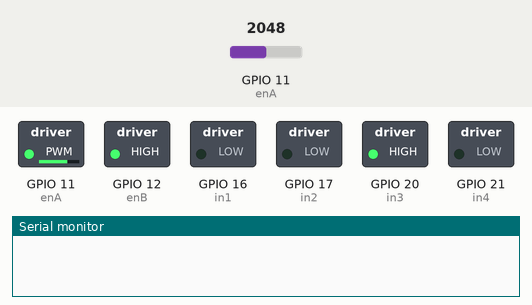
Recording of a sketch running on a simulated ESP32-S3. On the bench: switched loads named in the sketch (green lamp = pin HIGH), the last lines printed to the serial monitor. The test bench sets the inputs (shaded band); at power-on: GPIO 11 (enA) = 2048.

Above: at 0.1 s.
At 4.1 s:
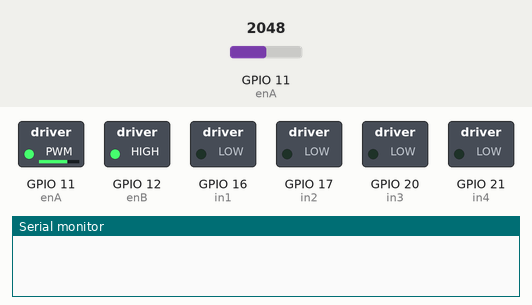
At 9.95 s:
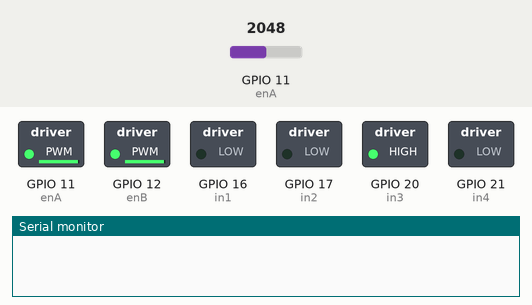
At 15.3 s:
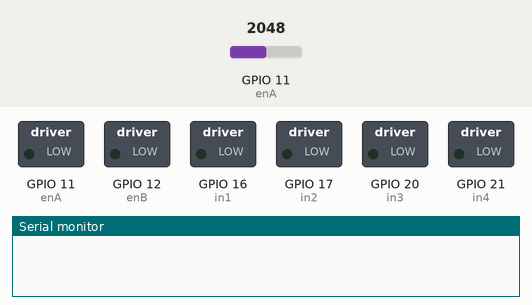
At 24.98 s:
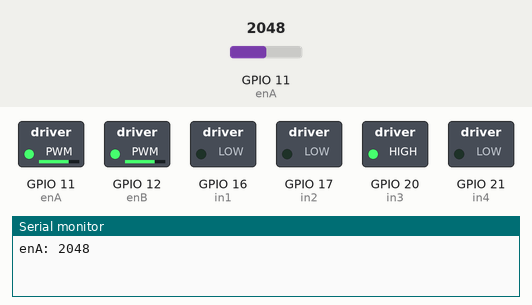
At 34.5 s:
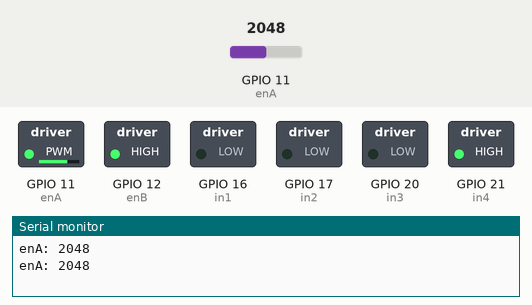
Timing chart, 0 to 40.0 s (numbered marks = the images above):
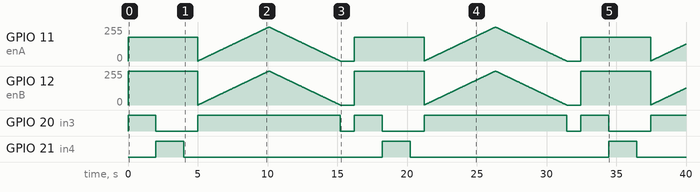

The sketch:

motor_L293d_2.ino
```cpp
// Motor X connections
int enA = 11;
int in1 = 16;
int in2 = 17;
// Motor Z connections
int enB = 12;
int in3 = 20;
int in4 = 21;
int k;

void setup() {
  // Set all the motor control pins to outputs
  Serial.begin(9600);

  pinMode(enA, OUTPUT);
  pinMode(enB, OUTPUT);
  pinMode(in1, OUTPUT);
  pinMode(in2, OUTPUT);
  pinMode(in3, OUTPUT);
  pinMode(in4, OUTPUT);

  // Turn off motors - Initial state
  digitalWrite(in1, LOW);
  digitalWrite(in2, LOW);
  digitalWrite(in3, LOW);
  digitalWrite(in4, LOW);
}

void loop() {
  directionControl();
  delay(1000);
  speedControl();
  delay(1000);
  k = analogRead(enA);
  Serial.printf("enA: %d\r\n", k);
}

// This function lets you control spinning direction of motors
void directionControl() {
  // Set motors to maximum speed
  // For PWM maximum possible values are 0 to 255
  analogWrite(enA, 180);
  analogWrite(enB, 255);

  // Turn on motor A & B
  digitalWrite(in1, LOW);
  digitalWrite(in2, LOW);
  digitalWrite(in3, HIGH);
  digitalWrite(in4, LOW);
  delay(2000);

  // Now change motor directions
  digitalWrite(in1, LOW);
  digitalWrite(in2, LOW);
  digitalWrite(in3, LOW);
  digitalWrite(in4, HIGH);
  delay(2000);

  // Turn off motors
  digitalWrite(in1, LOW);
  digitalWrite(in2, LOW);
  digitalWrite(in3, LOW);
  digitalWrite(in4, LOW);
}

// This function lets you control speed of the motors
void speedControl() {
  // Turn on motors
  digitalWrite(in1, LOW);
  digitalWrite(in2, LOW);
  digitalWrite(in3, HIGH);
  digitalWrite(in4, LOW);

  // Accelerate from zero to maximum speed    0 to 256
  for (int i = 0; i < 255; i++) {
    analogWrite(enA, i);
    analogWrite(enB, i);
    delay(20);
  }

  // Decelerate from maximum speed to zero    255 to 0
  for (int i = 255; i >= 0; --i) {
    analogWrite(enA, i);
    analogWrite(enB, i);
    delay(20);
  }

  // Now turn off motors
  digitalWrite(in1, LOW);
  digitalWrite(in2, LOW);
  digitalWrite(in3, LOW);
  digitalWrite(in4, LOW);
}
```

Measured:
- by itself, GPIO 20 (in3): repeats every 16.2 s: LOW 3.0 s, HIGH 10.2 s, LOW 1.0 s, HIGH 2.0 s
- by itself, GPIO 21 (in4): alternates HIGH for 2.0 s and LOW for 14.2 s
